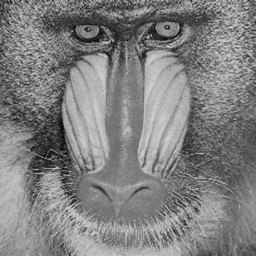
%> input picture Imag1_Lab3.tif, 256 x 256 px
$ octave script1_lab3b.m   (GNU Octave 9; MATLAB toolbox functions it lacks are replaced by stand-ins)
%> lines starting %> are read from the running program, lines starting %| are printed output that depends on the picture; in (x1, y1, x2, y2) boxes, pixels count from 0 and x2, y2 are one past the last pixel; in counts of white or black regions, pixels touching at a corner belong together; the program's own positions count from 1
pkg load image

f=imread('imag1_lab3.tif');
%> f is the input picture: size 256x256 uint8; min 5, max 219, mean 128.5
g=imread('imag2_lab3.tif');
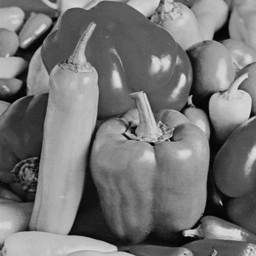
%> input picture Imag2_Lab3.tif, 256 x 256 px
%> g is the input picture: size 256x256 uint8; min 1, max 223, mean 116.9
b=imread('imag3_lab3.tif');
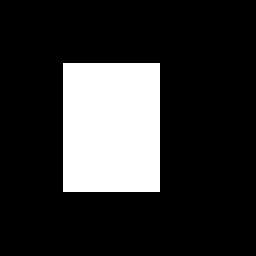
%> input picture Imag3_Lab3.tif, 256 x 256 px
%> b is the input picture: size 256x256 uint8; 19.1% white; 1 white region, box (x1, y1, x2, y2) and area: (63, 63, 160, 192) 12513
w=imread('imag4_lab3.tif');
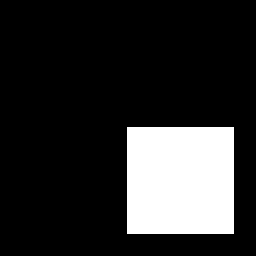
%> input picture Imag4_lab3.tif, 256 x 256 px
%> w is the input picture: size 256x256 uint8; 17.5% white; 1 white region, box (x1, y1, x2, y2) and area: (127, 127, 234, 234) 11449
whos f # 256 x 256 tons de cinza
whos g # 256 x 256 tons de cinza
whos b # 256 x 256 preto e branco
whos w # 256 x 256 preto e branco
f1 = imadd(f,64);
f2 = imsubtract(f,64);
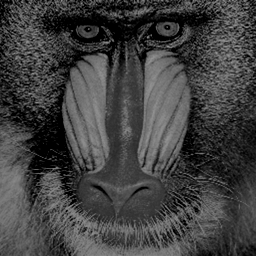
%> f2: size 256x256 uint8; min 0, max 155, mean 65.4
subplot(1,3,1), imshow(f1);
subplot(1,3,2), imshow(f);
subplot(1,3,3), imshow(f2);
s = size(f);
%> s = [256 256]
fmax = 0
fmin = 255
x = s(1,1);
%> x = 256
y = s(1,2);
%> y = 256
for i = 1 : 1 : x
  for j = 1: 1 : y
    if (fmax<max(f(x,y)))
      fmax = max(f(x,y))
      fmin = min(f(x,y))
    endif
  endfor
endfor
%> after the loop, fmax = 92; fmin = 92
f1max = 0;
f2max = 0;
f1min = 255;
f2min = 255;
if (fmax+60>255)
  f1max = 255
else
  f1max = fmax + 60
%> f1max = 152
endif
if (fmax - 60<0)
  f2max = 0
else
  f2max = fmax -60
%> f2max = 32
endif
if (fmin + 60>255)
  f1mix = 255
else
  f1min = fmin + 60
%> f1min = 152
endif
if (fmin - 60<0)
  f2min = 0
else
  f2min = fmin -60
%> f2min = 32
endif
#prova  acima
f3 = imsubtract(f,f1);
%> f3: size 256x256 uint8; every value is 0
f4 = imadd(f,g);
f5 = f + g;
g1 = immultiply(g,2);
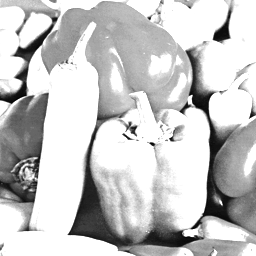
%> g1: size 256x256 uint8; min 2, max 255, mean 198.2
g2 = imdivide(g,2);
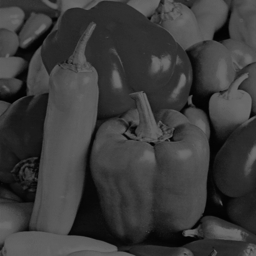
%> g2: size 256x256 uint8; min 1, max 112, mean 58.7
subplot(1,3,1), imshow(g1);
subplot(1,3,2), imshow(g);
subplot(1,3,3), imshow(g2);
s = size(g);
gmax = 0
gmin = 255
x = s(1,1);
y = s(1,2);
for i = 1 : 1 : x
  for j = 1: 1 : y
    if (gmax<max(g(x,y)))
      gmax = max(g(x,y))
      gmin = min(g(x,y))
    endif
  endfor
endfor
%> after the loop, gmax = 198; gmin = 198
g1max = 0;
g2max = 0;
g1min = 255;
g2min = 255;
if (gmax+60>255)
  g1max = 255
else
  g1max = gmax + 60
%> g1max = 255
endif
if (gmax - 60<0)
  g2max = 0
else
  g2max = gmax -60
%> g2max = 138
endif
if (gmin + 60>255)
  f1mix = 255
else
  f1min = fmin + 60
endif
if (fmin - 60<0)
  f2min = 0
else
  f2min = fmin -60
endif
bw1 = and(b,w);
%> bw1: size 256x256 logical; 3.3% white; 1 white region, box (x1, y1, x2, y2) and area: (127, 127, 160, 192) 2145
bw2 = or(b,w);
%> bw2: size 256x256 logical; 33.3% white; 1 white region, box (x1, y1, x2, y2) and area: (63, 63, 234, 234) 21817
bw3 = xor(b,w);
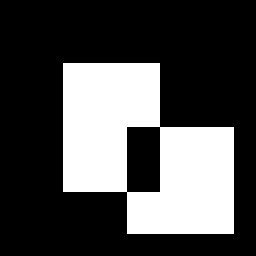
%> bw3: size 256x256 logical; 30% white; 1 white region, box (x1, y1, x2, y2) and area: (63, 63, 234, 234) 19672
bw4 = not(b);
